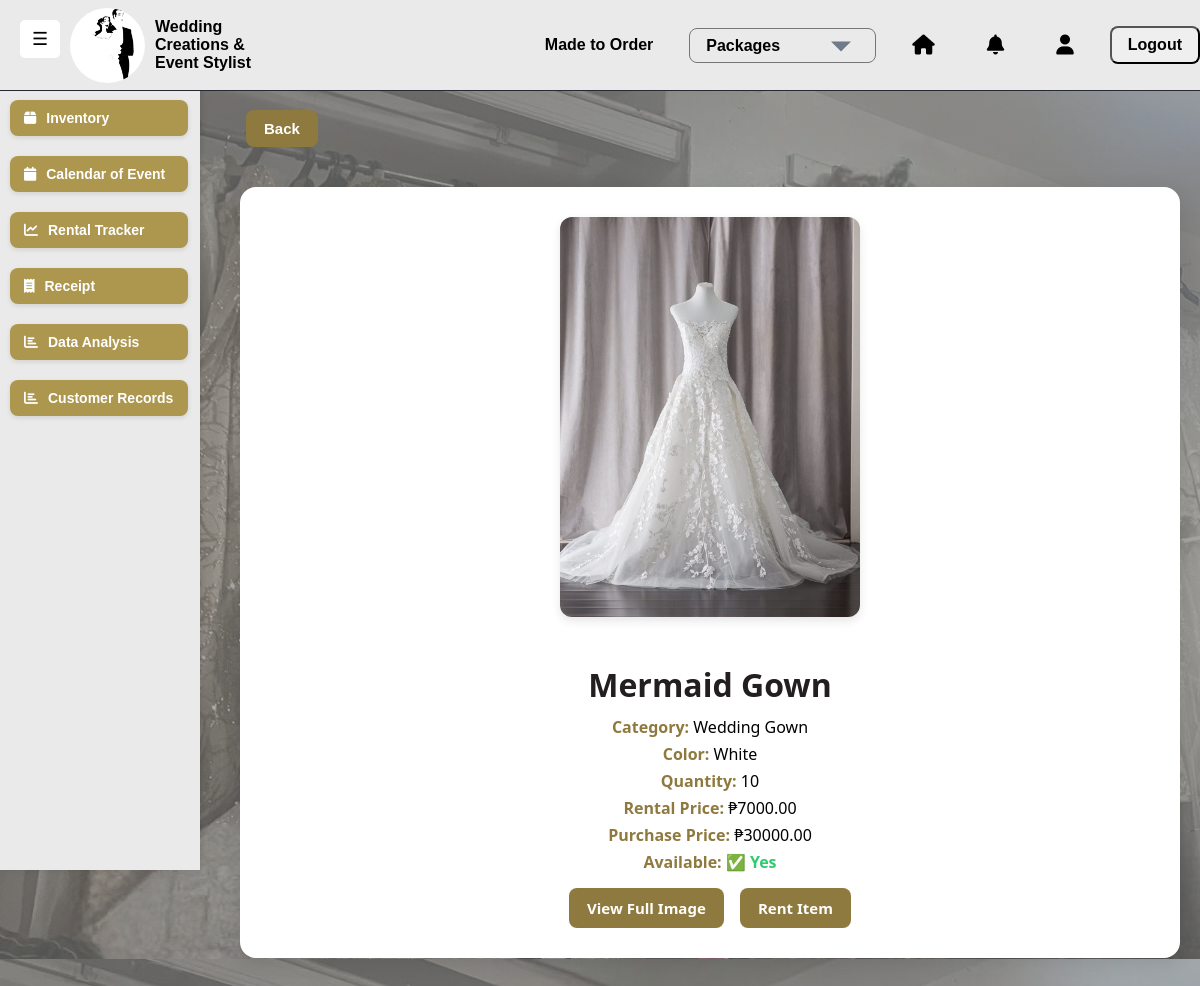
Page /inventory/1/ (signed in) on the committed database.
### saritasapp/models.py (models this page shows, shortened)
class Inventory(models.Model):
    name = models.CharField(max_length=255)
    category = models.ForeignKey(Category, on_delete=models.CASCADE, related_name="items")
    color = models.ForeignKey(Color, null=True, blank=True, on_delete=models.SET_NULL, related_name="inventory_items")
    size = models.ForeignKey(Size, null=True, blank=True, on_delete=models.SET_NULL, related_name="inventory_items")
    quantity = models.IntegerField(default=0)
    rental_price = models.DecimalField(max_digits=10, decimal_places=2)
    purchase_price = models.DecimalField(max_digits=10, decimal_places=2, null=True, blank=True)
    available = models.BooleanField(default=True)
    image = models.ImageField(upload_to="inventory/", null=True, blank=True)

class Category(models.Model):
    name = models.CharField(max_length=255, unique=True)
    description = models.TextField(blank=True)

class Color(models.Model):
    name = models.CharField(max_length=50, unique=True)
    def __str__(self):
        return self.name

### saritasapp/views.py (the view)
# urls.py: path('inventory/<int:item_id>/', views.view_item, name='view_inventory'),
@login_required
def view_item(request, item_id):
    item = get_object_or_404(Inventory, id=item_id)
    return render(request, 'saritasapp/view_item.html', {'item': item})

### saritasapp/templates/saritasapp/view_item.html (shortened to what this page needs)
{% extends "saritasapp/base.html" %}
{% load static %}
{% block extra_css %}
    <link rel="stylesheet" href="{% static 'css/view_inventory.css' %}">
{% endblock %}
{% block content %}
<a href="{% url 'saritasapp:inventory_list' %}" class="btn btn-primary">Back</a>
<div class="inventory-container">
    <img src="{% if item.image %}{{ item.image.url }}{% else %}https://via.placeholder.com/300{% endif %}"
         alt="{{ item.name }}"
         class="inventory-image"
         onclick="openModal()" />
    <div class="inventory-details">
        <h1>{{ item.name }}</h1>
        <p><strong>Category:</strong> {{ item.category.name }}</p>
        <p><strong>Color:</strong> {{ item.color }}</p>
        <p><strong>Quantity:</strong> {{ item.quantity }}</p>
        <p><strong>Rental Price:</strong> ₱{{ item.rental_price }}</p>
        <p><strong>Purchase Price:</strong>
            {% if item.purchase_price %}₱{{ item.purchase_price }}{% else %}N/A{% endif %}
        </p>
        <p><strong>Available:</strong>
            {% if item.available %}
                <span class="available-status">✅ Yes</span>
            {% else %}
                <span style="color: red;">❌ No</span>
            {% endif %}
        </p>
        {% if item.image %}
            <a href="{{ item.image.url }}" target="_blank" class="btn btn-primary">View Full Image</a>
        {% endif %}
        {% if item.available and item.quantity > 0 %}
            <a href="{% url 'saritasapp:rental' item.id %}" class="btn btn-primary">Rent Item</a>
        {% endif %}
    </div>
</div>
{% endblock %}

### static/css/mainbase.css (style rules this page uses)
body { margin: 0; padding: 0; font-family: Arial, sans-serif; background-image: linear-gradient(rgba(128, 128, 128, 0.700), rgba(128, 128, 128, 0.625)), url("/static/images/background.jpg"); background-attachment: fixed; }
a { display: block; color: white ; padding: 12px; text-align: center; border-radius: 5px; font-size: 16px; font-weight: bold; text-decoration: none; transition: background 0.3s ease; }

### static/css/view_inventory.css (style rules this page uses)
.inventory-container { max-width: 900px; margin: 40px auto; background-color: #fff; border-radius: 16px; box-shadow: 0 4px 20px rgba(0,0,0,0.1); padding: 30px; text-align: center; font-family: 'Segoe UI', sans-serif; }
.inventory-image { width: 300px; height: auto; max-height: 400px; border-radius: 12px; box-shadow: 0 4px 10px rgba(0,0,0,0.1); cursor: pointer; margin-bottom: 20px; object-fit: cover; }
.inventory-details h1 { font-size: 32px; margin-bottom: 10px; color: #231F20; font-weight: bold; }
.inventory-details p { margin: 5px 0; font-size: 16px; }
.inventory-details strong { color: #8E793E; }
.btn { display: inline-block; padding: 10px 18px; margin: 10px 6px 0; font-size: 15px; text-decoration: none; border-radius: 8px; transition: background-color 0.3s ease; }
.btn-primary { background-color: #8E793E; color: white; }
.available-status { font-weight: bold; color: #2ecc71; }

### rows in the picture
Inventory: image (picture), name "Mermaid Gown", category.name "Wedding Gown", color "White", quantity "10", rental_price "7000.00", purchase_price "30000.00"
